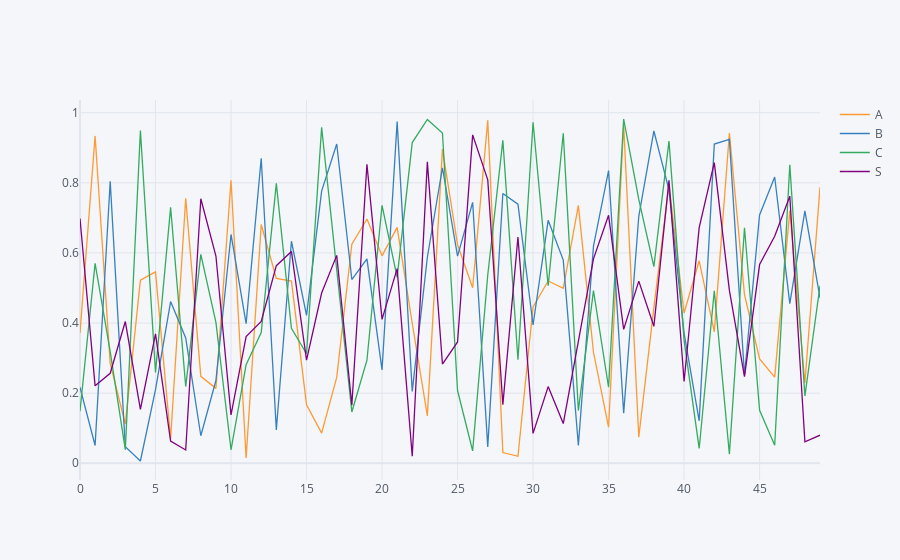

Notebook code cell kept with this figure:
### Code cell
df_1 = pd.DataFrame(arr_1, columns=['A','B','C','S'])
df_1.iplot()
df_1.head()
